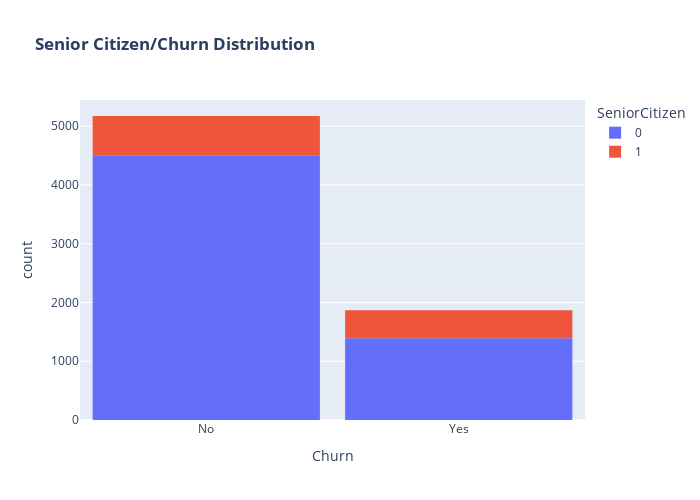

Here is the notebook cell this chart was saved with:
### Code cell
fig = px.histogram(data, x="Churn", color="SeniorCitizen",title="<b>Senior Citizen/Churn Distribution<b>")
fig.update_layout(width=700, height=500, bargap=0.1)
fig.show()

### Figure 1 — Plotly figure (JSON) as saved in the notebook; plotly's stock layout.template omitted (floating-point values rounded to 4 significant figures; data arrays with more than 128 entries replaced by an {"elided": "..."} marker saying what was removed)
{"data": [{"alignmentgroup": "True", "bingroup": "x", "hovertemplate": "SeniorCitizen=0<br>Churn=%{x}<br>count=%{y}<extra></extra>", "legendgroup": "0", "marker": {"color": "#636efa", "pattern": {"shape": ""}}, "name": "0", "offsetgroup": "0", "orientation": "v", "showlegend": true, "type": "histogram", "x": {"elided": "5901 str values"}, "xaxis": "x", "yaxis": "y"}, {"alignmentgroup": "True", "bingroup": "x", "hovertemplate": "SeniorCitizen=1<br>Churn=%{x}<br>count=%{y}<extra></extra>", "legendgroup": "1", "marker": {"color": "#EF553B", "pattern": {"shape": ""}}, "name": "1", "offsetgroup": "1", "orientation": "v", "showlegend": true, "type": "histogram", "x": {"elided": "1142 str values"}, "xaxis": "x", "yaxis": "y"}], "layout": {"bargap": 0.1, "barmode": "relative", "height": 500, "legend": {"title": {"text": "SeniorCitizen"}, "tracegroupgap": 0}, "title": {"text": "<b>Senior Citizen/Churn Distribution<b>"}, "width": 700, "xaxis": {"anchor": "y", "autorange": true, "domain": [0, 1], "range": [-0.5, 1.5], "title": {"text": "Churn"}, "type": "category"}, "yaxis": {"anchor": "x", "autorange": true, "domain": [0, 1], "range": [0, 5446.0], "title": {"text": "count"}}}}
